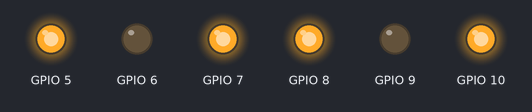
The program below on a simulated ESP32-C3. On the bench: output pins drawn as LEDs (lit = HIGH).

Above: at 1.0 s.
At 2.2 s:
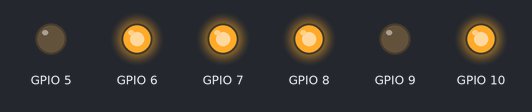
At 6.5 s:
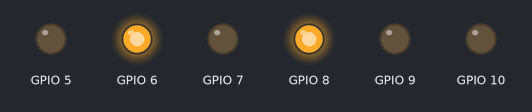
Timing chart, 0 to 8.1 s (numbered marks = the images above):
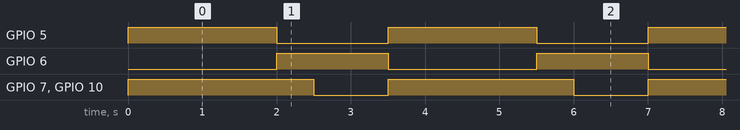

Measured:
- by itself, GPIO 5: alternates HIGH for 2.0 s and LOW for 1.5 s
- by itself, GPIO 6: alternates HIGH for 1.5 s and LOW for 2.0 s
- by itself, GPIO 7, GPIO 10: alternates HIGH for 2.5 s and LOW for 1.0 s

The program:

main.cpp
```cpp
#include <Arduino.h>
#include <motor.h>

Motor motorE(8,9,10);
Motor motorD(5,6,7);

ControleMotor mover(motorE,motorD);

int contador = 0;

void setup() {
  mover.begin();
  Serial.begin(115200);
}

void loop() {
  mover.frente(2000);
  mover.direita(500);
  mover.parar(1000);
}
```

motor.h
```cpp
#ifndef CARRINHO_H
#define CARRINHO_H

#include <Arduino.h>

struct Motor {
    int pin1;
    int pin2;
    int pwm;


    Motor(int p1, int p2, int p3)
        : pin1(p1), pin2(p2), pwm(p3)
    {
    }

    void begin() {
        pinMode(pin1, OUTPUT);
        pinMode(pin2, OUTPUT);
        pinMode(pwm, OUTPUT);
    }

    void frente(uint8_t velocidade) {
        digitalWrite(pin1, HIGH);
        digitalWrite(pin2, LOW);
        analogWrite(pwm, velocidade);
    }

    void tras(uint8_t velocidade) {
        digitalWrite(pin1, LOW);
        digitalWrite(pin2, HIGH);
        analogWrite(pwm, velocidade);
    }

    void parar(uint8_t velocidade = 0) {
        analogWrite(pwm, 0);
    }
};

struct ControleMotor {
    Motor ladoE;
    Motor ladoD;

    ControleMotor(Motor m1, Motor m2)
        : ladoE(m1), ladoD(m2)
    {
    }

    void begin() {
        ladoE.begin();
        ladoD.begin();
    }

    void frente(int time_delay = 0) {
        ladoE.frente(255);
        ladoD.frente(255);
        if (time_delay > 0) delay(time_delay);
    }

    void tras(int time_delay = 0) {
        ladoE.tras(255);
        ladoD.tras(255);
        if (time_delay > 0) delay(time_delay);
    }

    void esquerda(int time_delay = 0) {
        ladoE.tras(255);
        ladoD.frente(255);
        if (time_delay > 0) delay(time_delay);
    }

    void direita(int time_delay = 0) {
        ladoE.frente(255);
        ladoD.tras(255);
        if (time_delay > 0) delay(time_delay);
    }

    void parar(int time_delay = 0) {
        ladoE.parar();
        ladoD.parar();
        if (time_delay > 0) delay(time_delay);
    }
};

#endif
```
